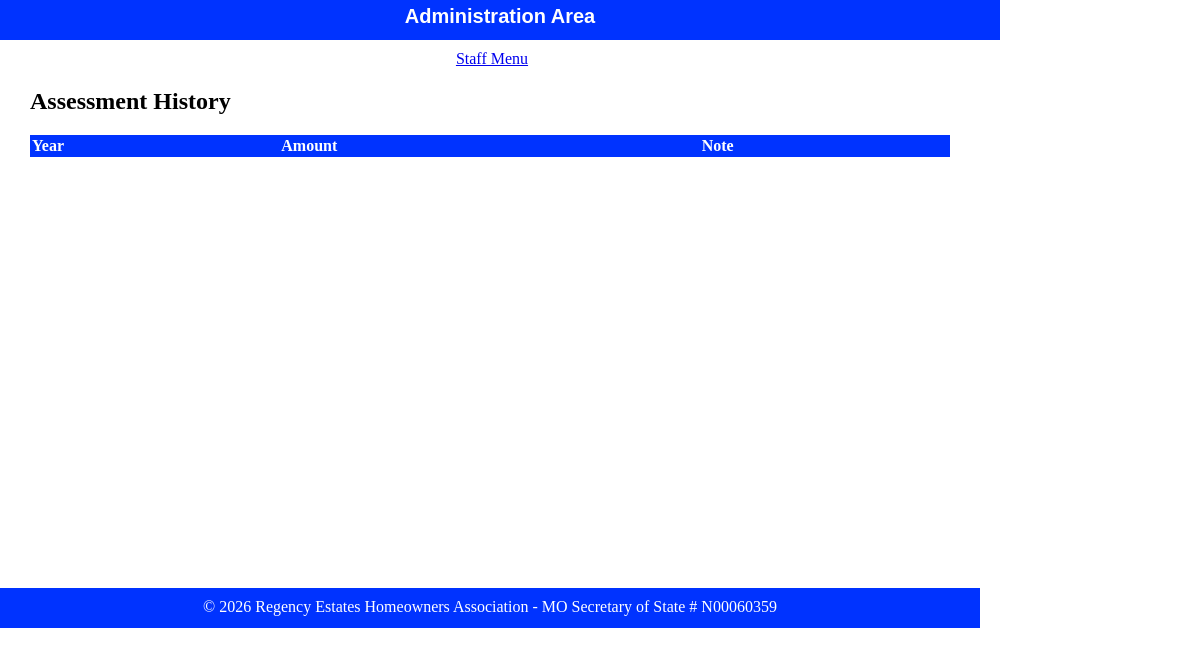
Page /html/public/staff/assessments/index.php on the earlier database version.
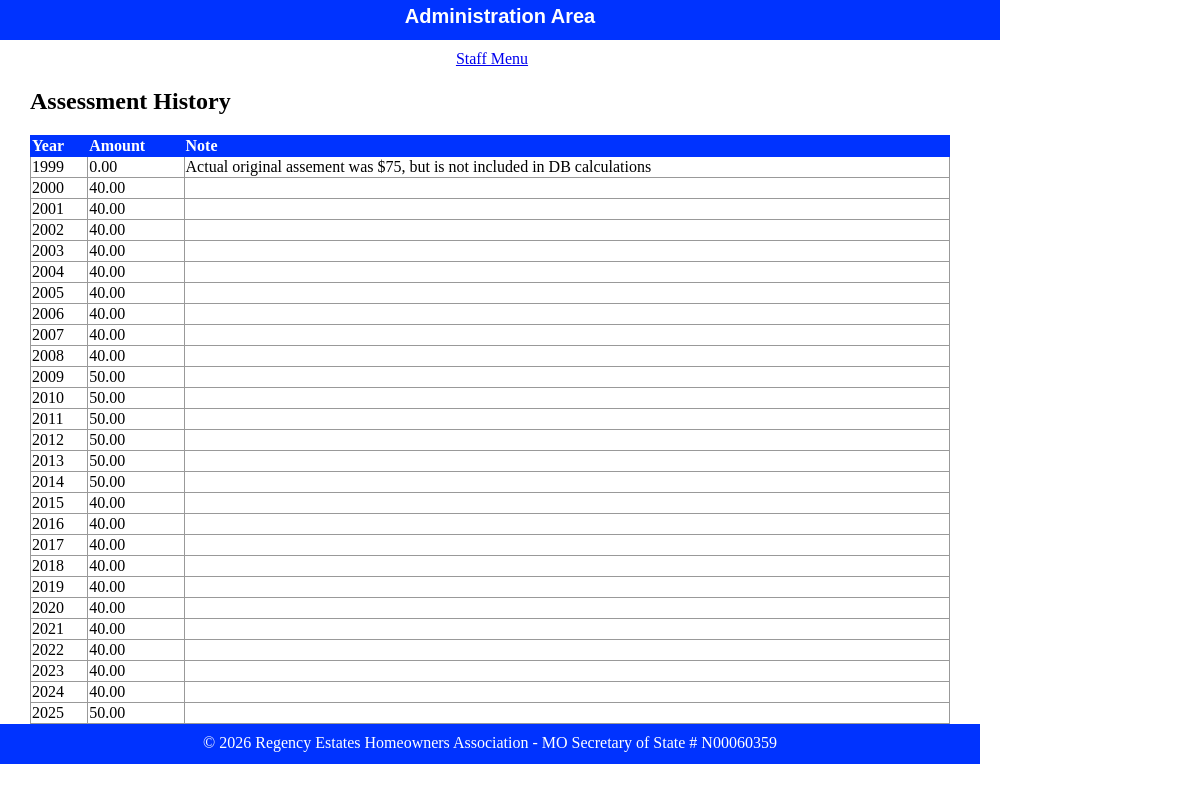
Same page on the later database version.
### tables this page shows
CREATE TABLE `assessment` (
  `id` int(11) NOT NULL AUTO_INCREMENT,
  `yr` int(11) DEFAULT NULL,
  `amount` decimal(10,2) DEFAULT NULL,
  `note` varchar(256) DEFAULT NULL,
  PRIMARY KEY (`id`)
);

### html/private/functions.php (called while the page is built, shortened)
<?php
function url_for($script_path)
{
    if ($script_path[0] != '/')
    {
        $script_path = "/" . $script_path;
    }
    return WWW_ROOT . $script_path;
}
function htmlsc($string = "")
{
    return htmlspecialchars($string);
}
?>

### html/private/assessment_functions.php (called while the page is built, shortened)
<?php
    function find_all_assessments() {
    global $db;
    $sql = "SELECT * FROM assessment ORDER BY yr";
    $result = mysqli_query($db, $sql);
    return $result;
    }
?>

### html/public/staff/assessments/index.php (the view, shortened to what this page needs)
<?php require_once('../../../private/initialize.php'); ?>
<?php require_once('../../../private/assessment_functions.php'); ?>
<?php $assessment_set = find_all_assessments(); ?>
<?php include(SHARED_PATH . '/header.php'); ?>
    <div id="content">
        <div id="regency-menu">
            <h2>Assessment History</h2>
            <table class="list">
                <tr>
                    <th>Year</th>
                    <th>Amount</th>
                    <th>Note</th>
                </tr>
                <?php while($assessment = mysqli_fetch_assoc($assessment_set)) { ?>
                    <tr>
                        <td><?php echo htmlsc($assessment['yr']); ?></td>
                        <td><?php echo htmlsc($assessment['amount']); ?></td>
                        <td><?php echo htmlsc($assessment['note']); ?></td>
                    </tr>
                <?php } ?>
            </table>
        </div>
    </div>
<?php include(SHARED_PATH . '/footer.php'); ?>

### html/private/shared/header.php (shortened to what this page needs)
<!doctype html>
<html lang="en">
	<head>
		<link rel="stylesheet" media="all" href="<?php echo url_for('stylesheets/staff.css'); ?>" />
	</head>
	<body>
		<header>
			<h1>Administration Area</h1>
		</header>
		<navigation>
			<ul>
				<li>
					<a href="<?php echo url_for('/staff/index.php'); ?>">Staff Menu</a>
				</li>
			</ul>
		</navigation>

### html/private/shared/footer.php (shortened to what this page needs)
<footer>
	&copy; <?php echo date('Y'); ?> Regency Estates Homeowners Association - MO Secretary of State # N00060359
</footer>
</body>
</html>

### html/public/stylesheets/staff.css (style rules this page uses)
html { height: 100%; width: 100%; }
body { height: 1000px; width: 100%; margin: 0; padding: 0; }
header { width: 1000px; height: 40px; margin: 0 0 10px 0; padding: 0; background: #0033FF; color: white; }
header h1 { margin: 0; padding: 5px; font-size: 20px; font-family: Verdana, Arial, Helvetica, sans-serif; text-align: center; }
navigation { width: 1000px; margin: 0; padding: 0; text-align: center; }
navigation ul { width: 1000px; list-style: none; padding: 0; margin: 0; }
navigation ul li { display: inline; margin-right: 1em; }
#content { width: 920px; min-height: 500px; padding: 0 30px; }
footer { width: 940px; height: 20px; margin: 0 0 10px 0; padding: 10px 20px; background: #0033FF; color: white; text-align: center; }
table { border-collapse: collapse; vertical-align: top; }
table.list { width: 100%; }
table.list tr td { border: 1px solid #999999; }
table.list tr th { border: 1px solid #0033FF; background: #0033FF; color: white; text-align: left; }

Differences in the rows shown:
added assessment: yr "1999", amount "0.00", note "Actual original assement was $75, but is not included in DB calculations"
added assessment: yr "2000", amount "40.00"
added assessment: yr "2001", amount "40.00"
added assessment: yr "2002", amount "40.00"
added assessment: yr "2003", amount "40.00"
added assessment: yr "2004", amount "40.00"
added assessment: yr "2005", amount "40.00"
added assessment: yr "2006", amount "40.00"
added assessment: yr "2007", amount "40.00"
added assessment: yr "2008", amount "40.00"
added assessment: yr "2009", amount "50.00"
added assessment: yr "2010", amount "50.00"
added assessment: yr "2011", amount "50.00"
added assessment: yr "2012", amount "50.00"
added assessment: yr "2013", amount "50.00"
added assessment: yr "2014", amount "50.00"
added assessment: yr "2015", amount "40.00"
added assessment: yr "2016", amount "40.00"
added assessment: yr "2017", amount "40.00"
added assessment: yr "2018", amount "40.00"
added assessment: yr "2019", amount "40.00"
added assessment: yr "2020", amount "40.00"
added assessment: yr "2021", amount "40.00"
added assessment: yr "2022", amount "40.00"
added assessment: yr "2023", amount "40.00"
added assessment: yr "2024", amount "40.00"
added assessment: yr "2025", amount "50.00"
